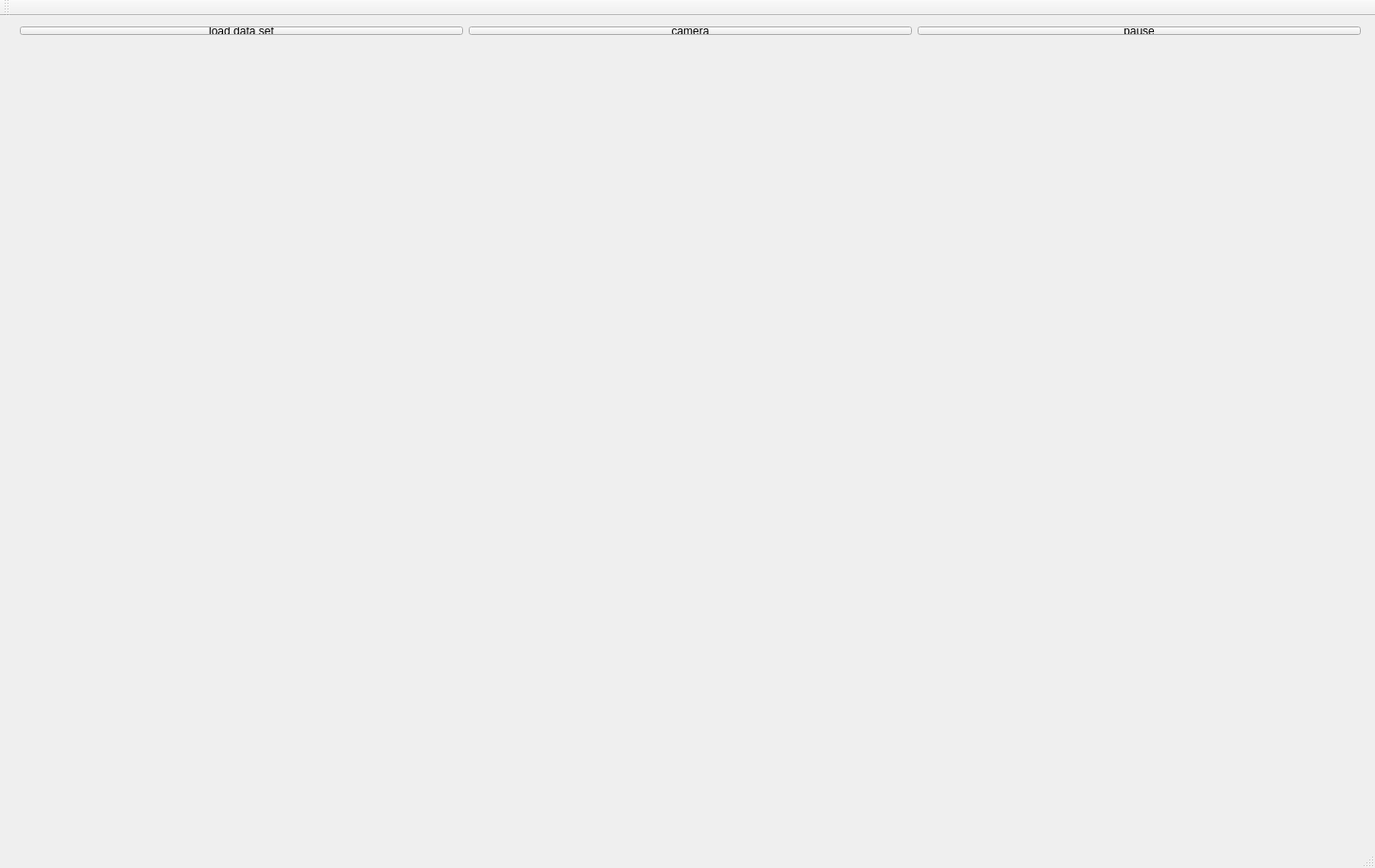
<?xml version="1.0" encoding="UTF-8"?>
<ui version="4.0">
 <class>MainWindow</class>
 <widget class="QMainWindow" name="MainWindow">
  <property name="geometry">
   <rect>
    <x>0</x>
    <y>0</y>
    <width>1455</width>
    <height>919</height>
   </rect>
  </property>
  <property name="windowTitle">
   <string>MainWindow</string>
  </property>
  <widget class="QWidget" name="centralWidget">
   <widget class="QWidget" name="horizontalLayoutWidget">
    <property name="geometry">
     <rect>
      <x>10</x>
      <y>0</y>
      <width>1441</width>
      <height>31</height>
     </rect>
    </property>
    <layout class="QHBoxLayout" name="horizontalLayout">
     <item>
      <widget class="QPushButton" name="loadDataSet">
       <property name="text">
        <string>load data set</string>
       </property>
      </widget>
     </item>
     <item>
      <widget class="QPushButton" name="camera">
       <property name="text">
        <string>camera</string>
       </property>
      </widget>
     </item>
     <item>
      <widget class="QPushButton" name="pause">
       <property name="text">
        <string>pause</string>
       </property>
      </widget>
     </item>
    </layout>
    <zorder>loadDataSet</zorder>
    <zorder>pause</zorder>
    <zorder>camera</zorder>
   </widget>
   <widget class="QWidget" name="gridLayoutWidget">
    <property name="geometry">
     <rect>
      <x>10</x>
      <y>40</y>
      <width>1441</width>
      <height>811</height>
     </rect>
    </property>
    <layout class="QGridLayout" name="gridLayout">
     <item row="0" column="0">
      <widget class="QLabel" name="imDisplay1">
       <property name="text">
        <string/>
       </property>
      </widget>
     </item>
     <item row="0" column="1">
      <widget class="QLabel" name="imDisplay2">
       <property name="text">
        <string/>
       </property>
      </widget>
     </item>
     <item row="0" column="2">
      <widget class="QLabel" name="imDisplay3">
       <property name="text">
        <string/>
       </property>
      </widget>
     </item>
     <item row="2" column="0">
      <widget class="QLabel" name="imDisplay7">
       <property name="text">
        <string/>
       </property>
      </widget>
     </item>
     <item row="1" column="0">
      <widget class="QLabel" name="imDisplay4">
       <property name="text">
        <string/>
       </property>
      </widget>
     </item>
     <item row="1" column="1">
      <widget class="QLabel" name="imDisplay5">
       <property name="text">
        <string/>
       </property>
      </widget>
     </item>
     <item row="1" column="2">
      <widget class="QLabel" name="imDisplay6">
       <property name="text">
        <string/>
       </property>
      </widget>
     </item>
     <item row="2" column="1">
      <widget class="QLabel" name="imDisplay8">
       <property name="text">
        <string/>
       </property>
      </widget>
     </item>
     <item row="2" column="2">
      <widget class="QLabel" name="imDisplay9">
       <property name="text">
        <string/>
       </property>
      </widget>
     </item>
     <item row="3" column="0">
      <widget class="QLabel" name="imDisplay10">
       <property name="text">
        <string/>
       </property>
      </widget>
     </item>
     <item row="3" column="1">
      <widget class="QLabel" name="imDisplay11">
       <property name="text">
        <string/>
       </property>
      </widget>
     </item>
     <item row="3" column="2">
      <widget class="QLabel" name="imDisplay12">
       <property name="text">
        <string/>
       </property>
      </widget>
     </item>
    </layout>
   </widget>
  </widget>
  <widget class="QMenuBar" name="menuBar">
   <property name="geometry">
    <rect>
     <x>0</x>
     <y>0</y>
     <width>1455</width>
     <height>20</height>
    </rect>
   </property>
  </widget>
  <widget class="QToolBar" name="mainToolBar">
   <attribute name="toolBarArea">
    <enum>TopToolBarArea</enum>
   </attribute>
   <attribute name="toolBarBreak">
    <bool>false</bool>
   </attribute>
  </widget>
  <widget class="QStatusBar" name="statusBar"/>
 </widget>
 <layoutdefault spacing="6" margin="11"/>
 <resources/>
 <connections/>
</ui>
